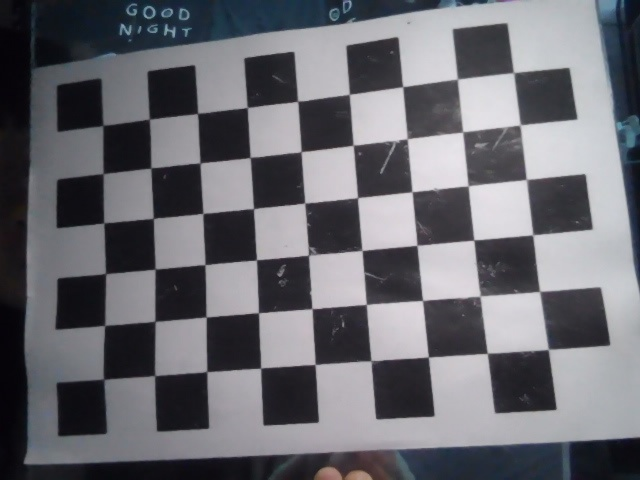
#> input picture Camera_Calibration/images/1.jpg, 640 x 480 px; its folder holds 4 pictures in this run
$ python calibration.py
#> lines starting #> are read from the running program, lines starting #| are printed output that depends on the picture; after the words box and inside, x2 and y2 are one past the last pixel; in counts of white or black regions, pixels touching at a corner belong together
import cv2
import numpy as np
import os
import glob
import xml.etree.ElementTree as ET

# 填写编号
cam_id = 1
file_name = 'cam' + str(cam_id).zfill(2) + '.xml'
root = './Camera_Calibration/'
new_file_path = root + file_name

# 修改写入的矩阵格式
def Trans(data):
    # 将矩阵元素转换为字符串，并用科学记数法格式化
    new_data = []
    for row in data:
        for value in row:
            # 转换为科学记数法
            scientific_value = f"{value:.15e}"
            new_data.append(scientific_value)
    return ' '.join(new_data)

# 创建xml文件
def CreateXML(mtx, dist):
    # 读取XML文件
    global root, new_file_path
    file_path = root + 'cam00.xml'  # 替换为你的XML文件路径
    tree = ET.parse(file_path)
    root = tree.getroot()

    # 修改Camera_Matrix中的data元素
    new_camera_matrix_data = Trans(mtx)
    camera_matrix = root.find('Camera_Matrix/data')
    if camera_matrix is not None:
        camera_matrix.text = new_camera_matrix_data
        # print("Camera_Matrix中的data已修改。")

    # 修改Distortion_Coefficients中的data元素
    new_distortion_coefficients_data = Trans(dist)
    distortion_coefficients = root.find('Distortion_Coefficients/data')
    if distortion_coefficients is not None:
        distortion_coefficients.text = new_distortion_coefficients_data
        # print("Distortion_Coefficients中的data已修改。")

    # 保存修改后的XML到新的文件
    tree.write(new_file_path, xml_declaration=True)
    # print(f"修改后的数据已保存到新文件: {new_file_path}")
    print(f"相机内参文件已生成: {new_file_path}")


# 定义棋盘格的尺寸
CHECKERBOARD = (6, 9)
criteria = (cv2.TERM_CRITERIA_EPS + cv2.TERM_CRITERIA_MAX_ITER, 30, 0.001)

# 创建向量以存储每个棋盘图像的 3D 点向量
objpoints = []
# 创建向量以存储每个棋盘图像的 2D 点向量
imgpoints = []

# 定义 3D 点的世界坐标
objp = np.zeros((1, CHECKERBOARD[0] * CHECKERBOARD[1], 3), np.float32)
objp[0, :, :2] = np.mgrid[0:CHECKERBOARD[0], 0:CHECKERBOARD[1]].T.reshape(-1, 2)
objp = objp * 200
prev_img_shape = None

# 提取存储在给定目录中的单个图像的路径
images = glob.glob(root + 'images/*.jpg')
for fname in images:
    img = cv2.imread(fname)
#> img is the input picture: shape (480, 640, 3); mean B, G, R 112.4, 106.4, 106.3
    gray = cv2.cvtColor(img, cv2.COLOR_BGR2GRAY)
    # 找到棋盘角
    # 如果在图像中找到所需数量的角，则 ret = true
    ret, corners = cv2.findChessboardCorners(gray, CHECKERBOARD,
                                             cv2.CALIB_CB_ADAPTIVE_THRESH + cv2.CALIB_CB_FAST_CHECK + cv2.CALIB_CB_NORMALIZE_IMAGE)
#> ret = True; corners = 54 rows, first 8: [103.8, 379.2], [105.2, 325.9], [105.3, 273.7], [104, 223], [103.2, 173.6], [103, 125.5], [154.9, 375.7], [155.2, 321.1]

    """
    如果检测到所需数量的角， 我们细化像素坐标并可视化
    """
    if ret == True:
        objpoints.append(objp)
        # 细化给定二维点的像素坐标。
        corners2 = cv2.cornerSubPix(gray, corners, (11, 11), (-1, -1), criteria)
#> corners2 = 54 rows, first 8: [103.5, 379.3], [104.7, 325.4], [105.6, 273.6], [103.7, 222.8], [103.2, 173.6], [102.9, 125.5], [154.7, 375.5], [155, 321.4]

        imgpoints.append(corners2)

        # 绘制并显示角
        img = cv2.drawChessboardCorners(img, CHECKERBOARD, corners2, ret)
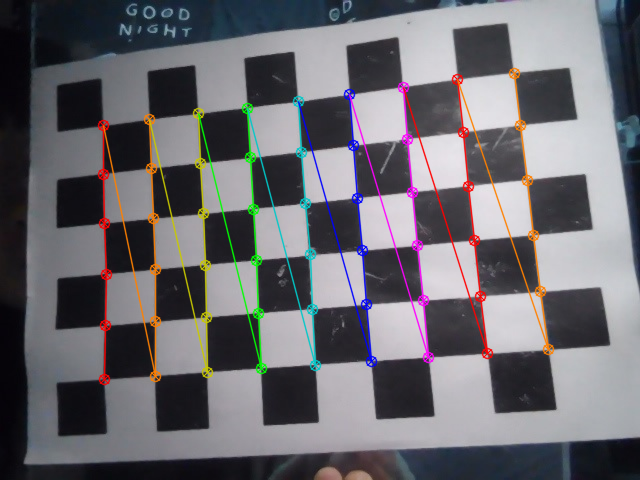
#> img: shape (480, 640, 3); 5.8% of pixels changed, all inside (x1, y1, x2, y2) = (97, 67, 555, 386)

    cv2.imshow('img', img)
    cv2.waitKey(0)
#> pass 2 of the loop `for fname in images:`:
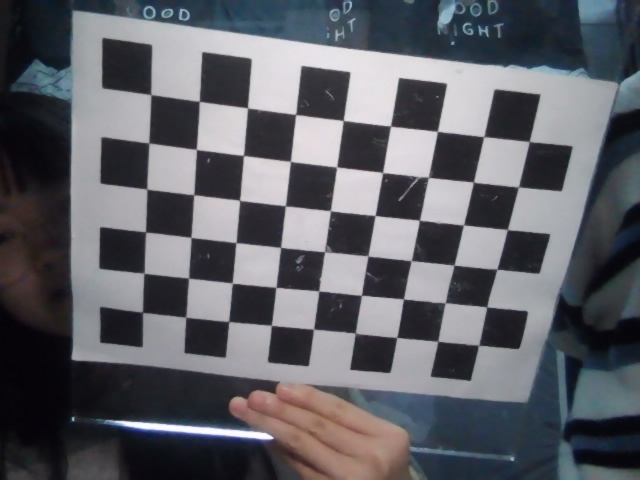
#> input picture Camera_Calibration/images/10.jpg, 640 x 480 px
#> img is the input picture: shape (480, 640, 3); mean B, G, R 101.7, 95.4, 94.4
#> `gray = cv2.cvtColor(img, cv2.COLOR_BGR2GRAY)`:
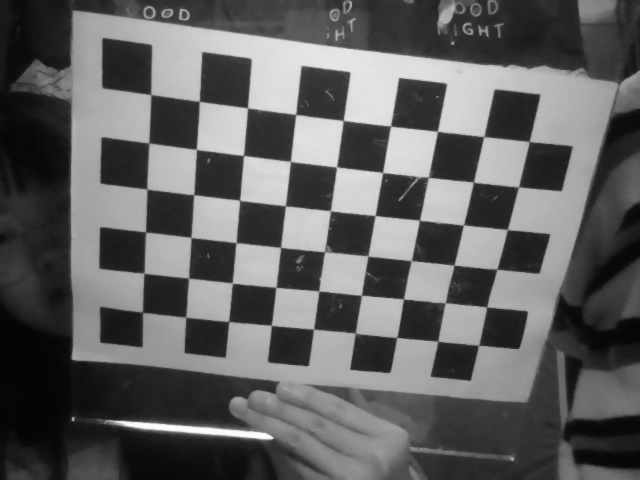
#> gray: shape (480, 640); min 3, max 255, mean 95.8
#> corners = 54 rows, first 8: [143.2, 311.7], [143.7, 273], [146.2, 231.4], [147, 188.9], [149.3, 143], [151.2, 94.88], [184.6, 316.1], [188.5, 277.9]
#> corners2 = 54 rows, first 8: [142.4, 312.3], [144, 273.2], [145.5, 232], [146.9, 189.1], [148.8, 143], [150.8, 94.52], [185.8, 317.3], [188.6, 278.1]
#> `img = cv2.drawChessboardCorners(img, CHECKERBOARD, corners2, ret)`:
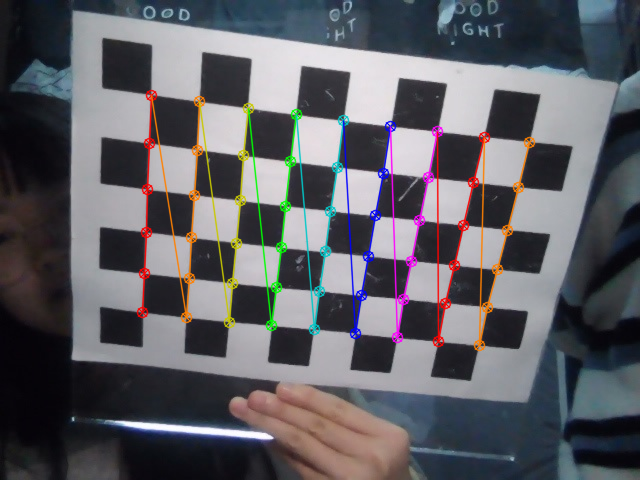
#> img: shape (480, 640, 3); 4.96% of pixels changed, all inside (x1, y1, x2, y2) = (136, 89, 536, 352)
#> pass 3 of the loop `for fname in images:`:
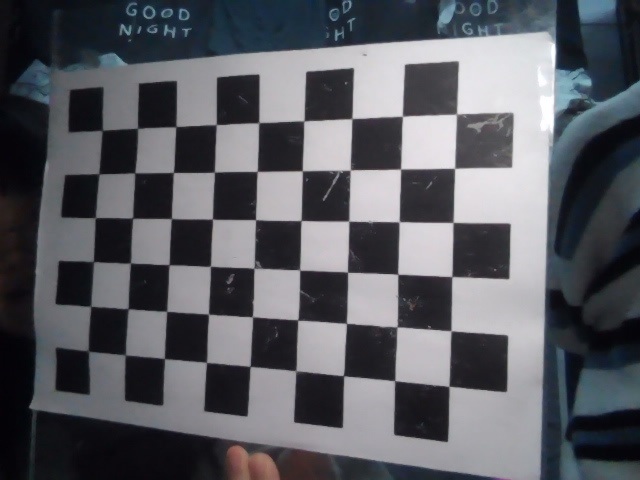
#> input picture Camera_Calibration/images/11.jpg, 640 x 480 px
#> img is the input picture: shape (480, 640, 3); mean B, G, R 97.9, 91.9, 90.4
#> `gray = cv2.cvtColor(img, cv2.COLOR_BGR2GRAY)`:
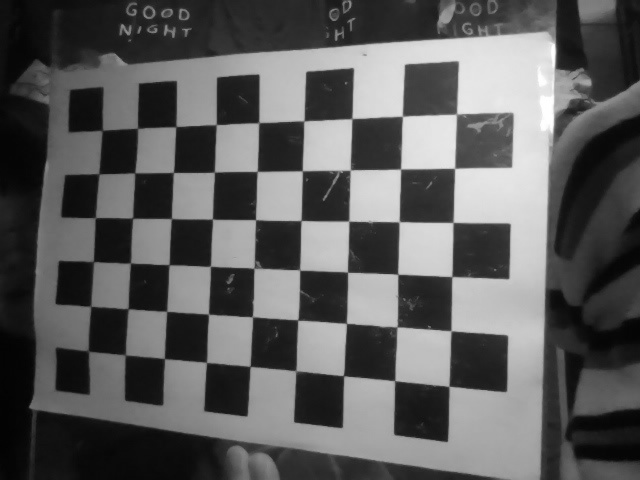
#> gray: shape (480, 640); min 2, max 255, mean 92.1
#> ret = False; corners = None
#> the loop made 4 passes; the first 3 are shown

cv2.destroyAllWindows()

h, w = img.shape[:2]
#> h = 480; w = 640

"""
通过传递已知 3D 点 (objpoints) 的值 和检测到的角点（imgpoints）对应的像素坐标 实现相机标定
"""
ret, mtx, dist, rvecs, tvecs = cv2.calibrateCamera(objpoints, imgpoints, gray.shape[::-1], None, None)

# [10 lines of commented-out code are left out]
#> (the run stopped early here; a loop or call above may not have finished)
